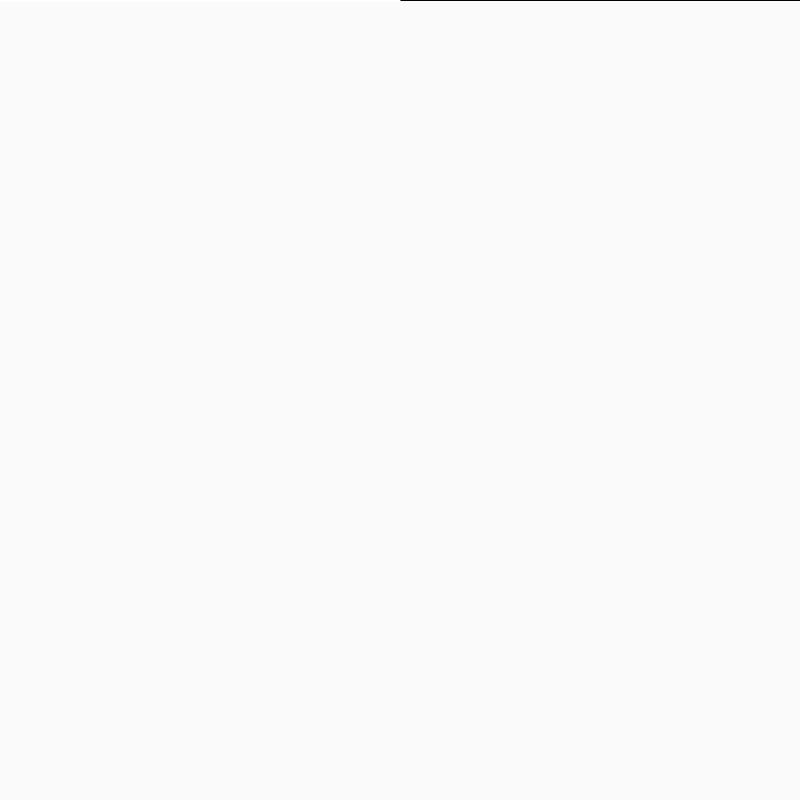
Frame 1 (no input)
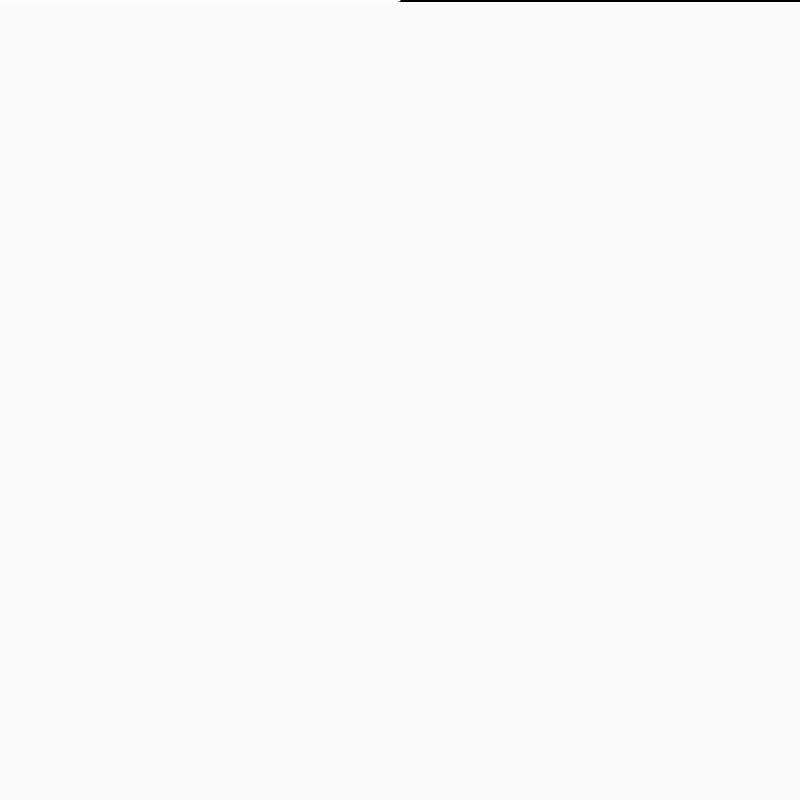
Frame 60 (the mouse pressed at the canvas centre just before this capture)
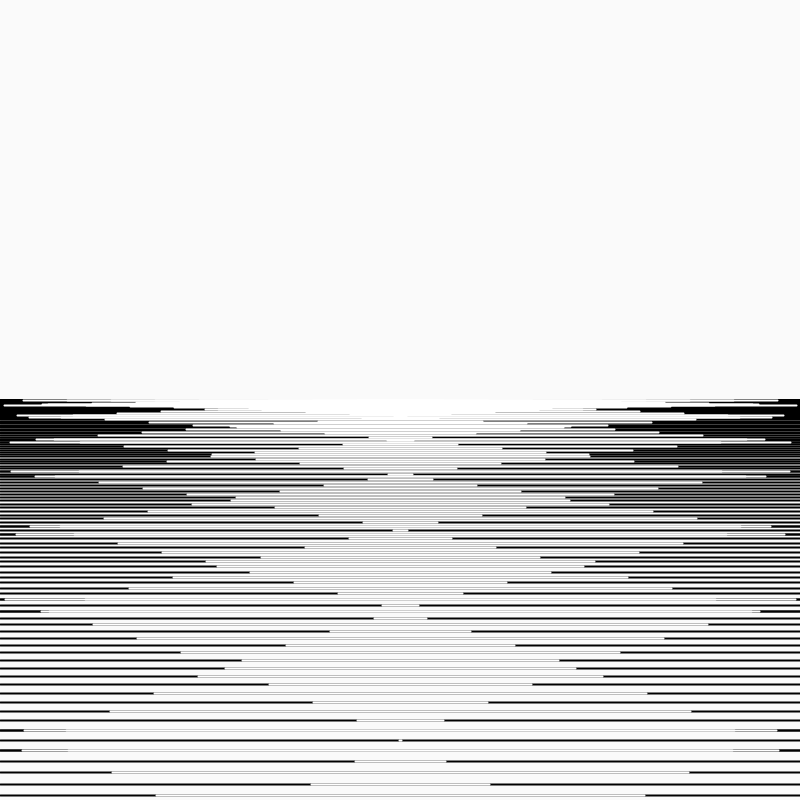
Frame 120 (the mouse held since frame 60 and released just before this capture)

The Processing sketch that drew these frames (run headless with seeded random() and noise(); from frame 60 on, the mouse is pressed at the canvas centre):

// Processing sketch: processing_8119
// ── processing_8119.pde

void setup(){  
//Taille du sketch.
  size(800,800);  
//Trait plus "fin".
  smooth(); 
//Appaisseur de trait de O,4 unité.
  strokeWeight (0.4); 
//Pas de curseur.
  noCursor();
} 

void draw() { 
 
//Couleur de fond blanche.   
  background(250);  
//Boucle qui fait apparaitre 400 lignes. 
  for (int b=1; b<400;b++  ) 
    {
//Couleur de ligne, noire.      
     stroke(0);
//Definition du point de départ et d'arrivée de la ligne.     
     line (0, mouseY/cos(b), width, pmouseY/cos(b)); 
     } 
     
//Boucle qui fait apparaitre 400 lignes.  
  for (int a=1; a<400;a++  ) 
     {  
//Couleur de ligne, blanche.            
   stroke(255);
//Appaisseur de ligne d'unité 2.   
   strokeWeight (2); 
//Definition du point de départ et d'arrivée de la ligne.    
   line (mouseX-a, mouseY/cos(a), mouseX+a, pmouseY/cos(a)); 
    }
} 


//Thomas Fontaine. Merci à Q. Aurat pour ses cos et sin.
